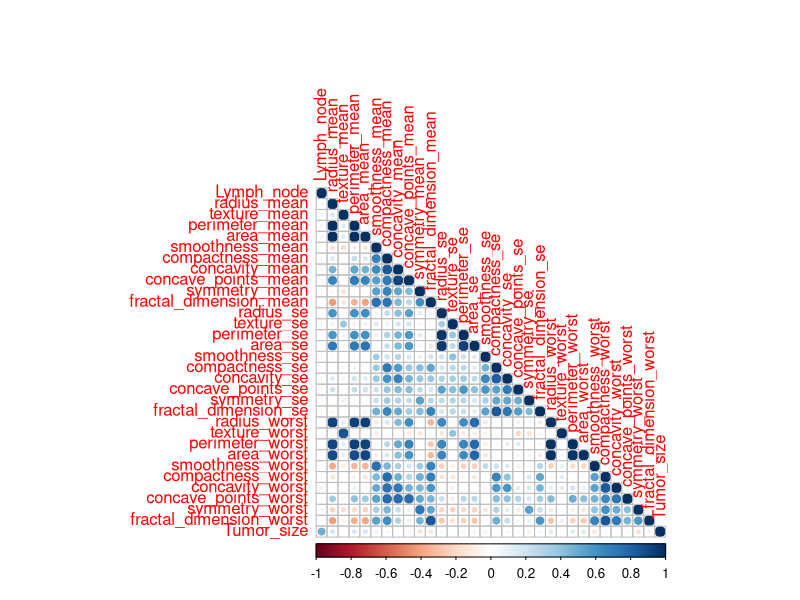
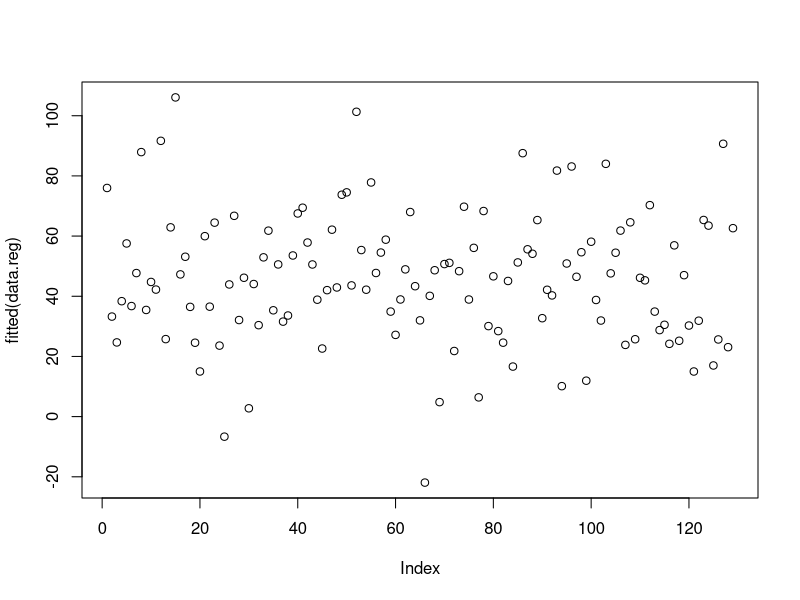
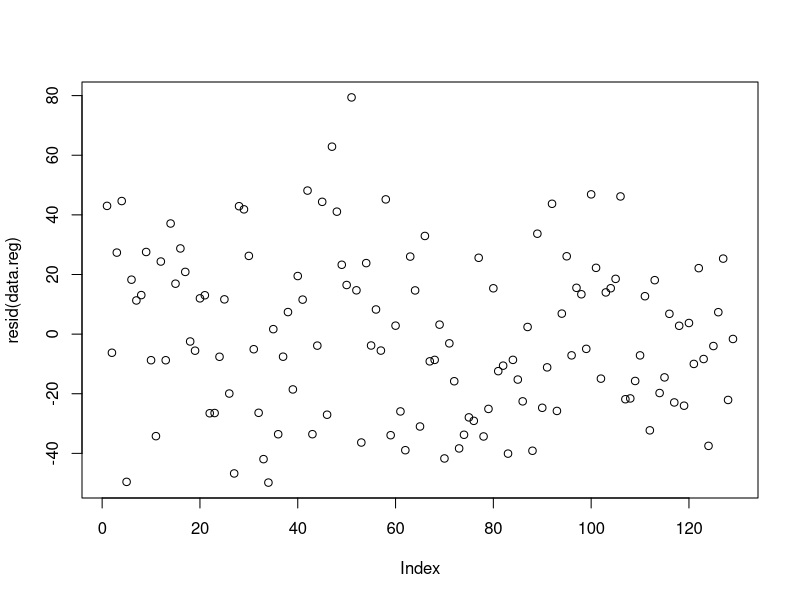
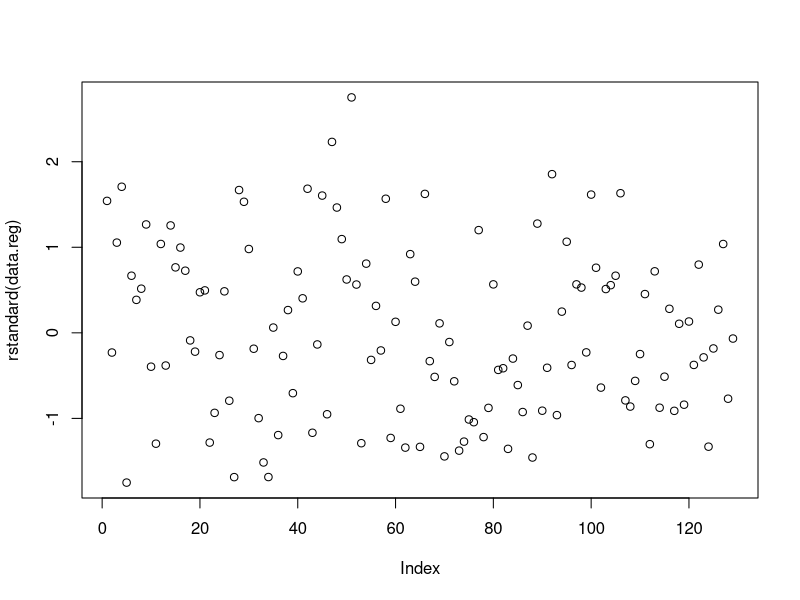
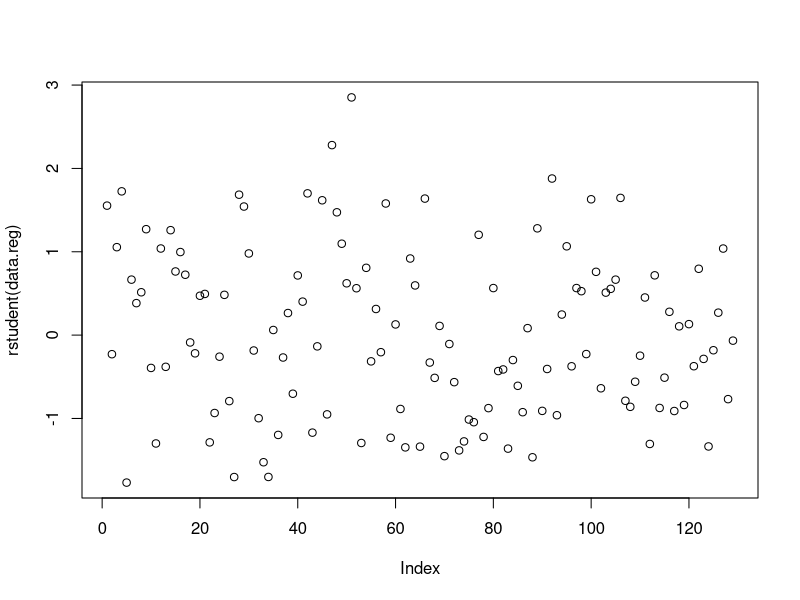
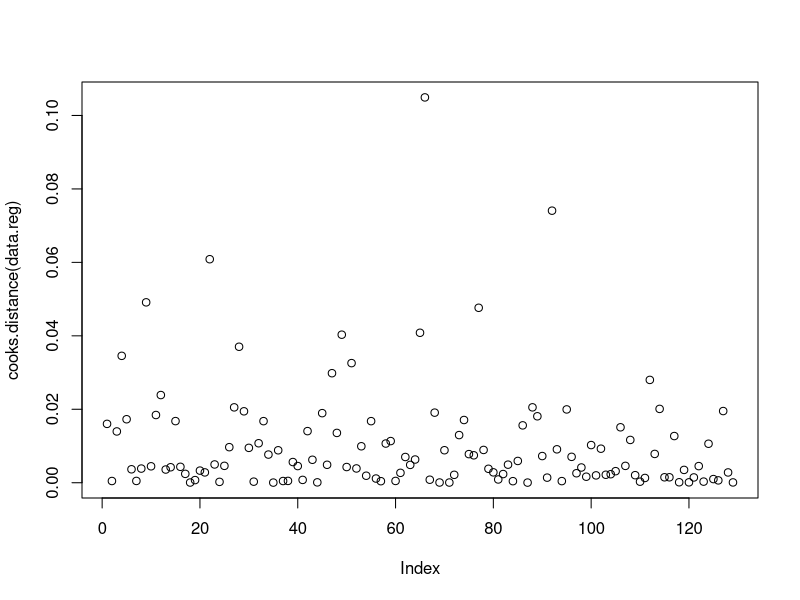
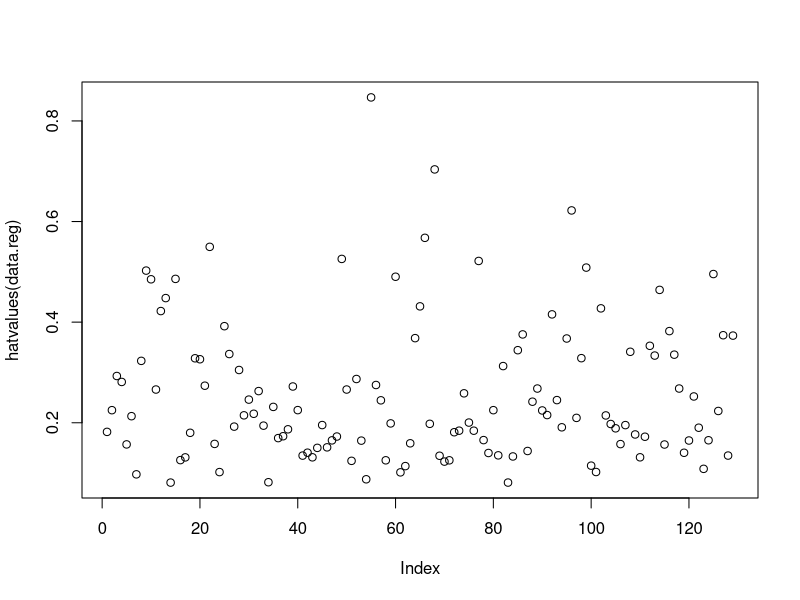

Write the R code that produced these figures, in order.
# LOAD DATA
library(corrplot)
cancer = read.table("data/r_breast_cancer.data.txt",header=T,sep=",")

# ====
# Separation des donnees cancer en data et label 
# ====
data <- cancer
data$Time <- NULL
label <- cancer$Time

data.dim <- dim(data)

# ===
# Donnees de base sur les datas a observer
# ===
min <- apply(data,2,min)
max <- apply(data,2,max)
mean <- colMeans(data)
data.obs <- data.frame(min,mean,max)

# Apres observation de nos donnees, on se rend compte qu'il y a une grande variance au niveau de l'echelle
# de nos predicteurs
# ex : mean area_worst            = 1400
#      mean fractal_dimension_se  = 0.004
# On va donc devoir centre reduire nos variables dans un premier temps 

data.cor <- cor(data)
corrplot(data.cor, type="lower")

# on peut voir aussi qu'il y a des correlations importantes entre certains
# de nos predicteurs 
# On pouvait s'en douter, en effet le worst perimeter va influer sur le mean perimeter
# ...

# ====
# Utilisation de la regression lineaire avec le modele de base
# ====

# 1 - Separation des donnees en test et app
napp <- round(2/3*data.dim[1])
indice <- sample(1:data.dim[1], napp)

data.train <- data[indice,]
data.test <- data[-indice,]

label.train <- label[indice]
label.test <- label[-indice]

# 2 - Centre reduire en fonction de notre apprentissage
# Scaling donnees app
data.train.sd <- apply(data.train, 2, sd)
data.train.mean <- colMeans(data.train)
data.train <- as.data.frame(scale(data.train))

# Scaling donnees test
for(i in 1:data.dim[2]){
  data.test[,i]<-(data.test[,i]-data.train.mean[i])/data.train.sd[i]
}

# Linear Regression
data.reg <- lm(label.train ~., data=data.train)
print(summary(data.reg))

# Regression diagnostic
plot(fitted(data.reg))
readline(prompt="Press [enter] to continue")
plot(resid(data.reg))
readline(prompt="Press [enter] to continue")
plot(rstandard(data.reg))
readline(prompt="Press [enter] to continue")
plot(rstudent(data.reg))
readline(prompt="Press [enter] to continue")
plot(cooks.distance(data.reg))
readline(prompt="Press [enter] to continue")
plot(hatvalues(data.reg))



